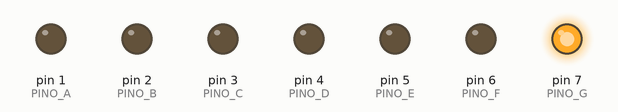
This sketch was run on a simulated Arduino Uno, built with avr-gcc and run on an emulated ATmega328P. On the bench: output pins drawn as LEDs (lit = HIGH).

Above: at 0.7 s.
At 2.0 s:
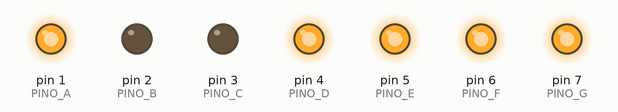
At 4.5 s:
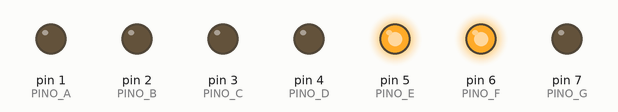
At 8.2 s:
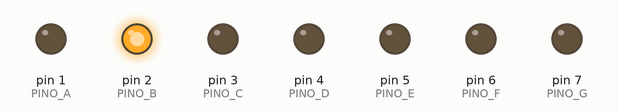
At 12.0 s:
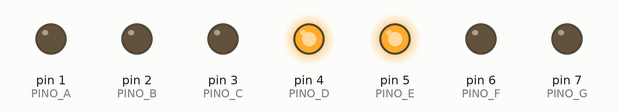
At 16.0 s:
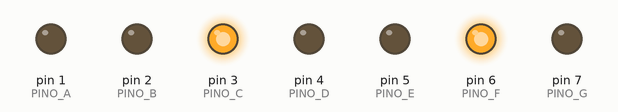
Timing chart, 0 to 16.6 s (numbered marks = the images above):
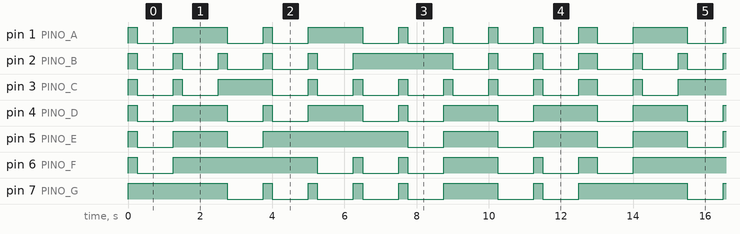

Measured:
- by itself, pin 3 (PINO_C): repeats every 12.8 s: LOW 1.0 s, HIGH 0.25 s, LOW 1.0 s, HIGH 1.5 s, 6 × (LOW 1.0 s, HIGH 0.25 s), LOW 1.0 s, HIGH 0.50 s
- by itself, pin 5 (PINO_E): repeats every 12.8 s: LOW 1.0 s, HIGH 1.5 s, LOW 1.0 s, HIGH 4.0 s, LOW 1.0 s, HIGH 1.5 s, LOW 1.0 s, HIGH 1.8 s
- by itself, pin 7 (PINO_G): repeats every 12.8 s: 4 × (LOW 1.0 s, HIGH 0.25 s), LOW 1.0 s, HIGH 1.5 s, LOW 1.0 s, HIGH 0.25 s, LOW 1.0 s, HIGH 3.0 s
- by itself, pin 2 (PINO_B): repeats every 12.8 s: 4 × (LOW 1.0 s, HIGH 0.25 s), LOW 1.0 s, HIGH 2.8 s, 2 × (LOW 1.0 s, HIGH 0.25 s), LOW 1.0 s, HIGH 0.50 s
- by itself, pin 1 (PINO_A): repeats every 12.8 s: LOW 1.0 s, HIGH 1.5 s, LOW 1.0 s, HIGH 0.25 s, LOW 1.0 s, HIGH 1.5 s, 4 × (LOW 1.0 s, HIGH 0.25 s), LOW 1.0 s, HIGH 0.50 s

The sketch:

contador_display_7_segmentos.ino
```cpp
#define PINO_A 1
#define PINO_B 2
#define PINO_C 3
#define PINO_D 4
#define PINO_E 5
#define PINO_F 6
#define PINO_G 7

int contador;

void limpa()
{
    digitalWrite(PINO_A, HIGH);
    digitalWrite(PINO_B, HIGH);
    digitalWrite(PINO_C, HIGH);
    digitalWrite(PINO_D, HIGH);
    digitalWrite(PINO_E, HIGH);
    digitalWrite(PINO_F, HIGH);
    digitalWrite(PINO_G, HIGH);
}

void zero()
{
    digitalWrite(PINO_A, LOW);
    digitalWrite(PINO_B, LOW);
    digitalWrite(PINO_C, LOW);
    digitalWrite(PINO_D, LOW);
    digitalWrite(PINO_E, LOW);
    digitalWrite(PINO_F, LOW);
}

void um()
{
    digitalWrite(PINO_B, LOW);
    digitalWrite(PINO_C, LOW);
}

void dois()
{
    digitalWrite(PINO_A, LOW);
    digitalWrite(PINO_B, LOW);
    digitalWrite(PINO_D, LOW);
    digitalWrite(PINO_E, LOW);
    digitalWrite(PINO_G, LOW);
}

void tres()
{
    digitalWrite(PINO_A, LOW);
    digitalWrite(PINO_B, LOW);
    digitalWrite(PINO_C, LOW);
    digitalWrite(PINO_D, LOW);
    digitalWrite(PINO_G, LOW);
}

void quatro()
{
    digitalWrite(PINO_B, LOW);
    digitalWrite(PINO_C, LOW);
    digitalWrite(PINO_F, LOW);
    digitalWrite(PINO_G, LOW);
}

void cinco()
{
    digitalWrite(PINO_A, LOW);
    digitalWrite(PINO_C, LOW);
    digitalWrite(PINO_D, LOW);
    digitalWrite(PINO_F, LOW);
    digitalWrite(PINO_G, LOW);
}

void seis()
{
    digitalWrite(PINO_A, LOW);
    digitalWrite(PINO_C, LOW);
    digitalWrite(PINO_D, LOW);
    digitalWrite(PINO_E, LOW);
    digitalWrite(PINO_F, LOW);
    digitalWrite(PINO_G, LOW);
}

void sete()
{
    digitalWrite(PINO_A, LOW);
    digitalWrite(PINO_B, LOW);
    digitalWrite(PINO_C, LOW);
}

void oito()
{
    digitalWrite(PINO_A, LOW);
    digitalWrite(PINO_B, LOW);
    digitalWrite(PINO_C, LOW);
    digitalWrite(PINO_D, LOW);
    digitalWrite(PINO_E, LOW);
    digitalWrite(PINO_F, LOW);
    digitalWrite(PINO_G, LOW);
}

void nove()
{
    digitalWrite(PINO_A, LOW);
    digitalWrite(PINO_B, LOW);
    digitalWrite(PINO_C, LOW);
    digitalWrite(PINO_F, LOW);
    digitalWrite(PINO_G, LOW);
}

void exibeNumero(int numero)
{
    switch (contador) {
    case 0:
        return zero();
    case 1:
        return um();
    case 2:
        return dois();
    case 3:
        return tres();
    case 4:
        return quatro();
    case 5:
        return cinco();
    case 6:
        return seis();
    case 7:
        return sete();
    case 8:
        return oito();
    case 9:
        return nove();
    }
}

void setup()
{
    pinMode(PINO_A, OUTPUT);
    pinMode(PINO_B, OUTPUT);
    pinMode(PINO_C, OUTPUT);
    pinMode(PINO_D, OUTPUT);
    pinMode(PINO_E, OUTPUT);
    pinMode(PINO_F, OUTPUT);
    pinMode(PINO_G, OUTPUT);
}

void loop()
{
    limpa();
    delay(250);

    if (contador <= 9) {
        exibeNumero(contador);
        delay(1000);

        contador++;
    } else {
        contador = 0;
    }
}
```
